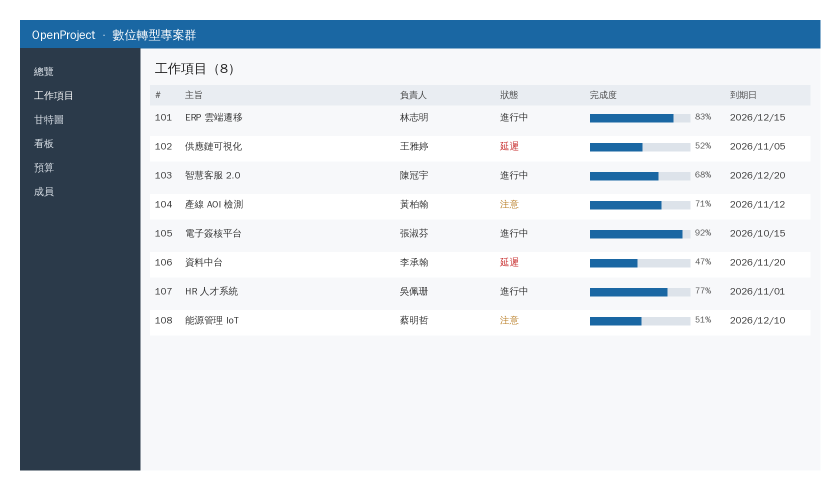
#> input picture design_system/examples/assets/openproject_工作項目_sample.png, 1680 x 980 px (shown at 1/2 size); its folder holds only this picture in this run
$ python -i sketch.py   (imports and definitions only)
#> lines starting #> are read from the running program, lines starting #| are printed output that depends on the picture
### report_engine/paths.py
from __future__ import annotations

import os
from pathlib import Path

ROOT = Path(__file__).resolve().parent.parent
ENGINE_DIR = Path(__file__).resolve().parent


def design_dir() -> Path:
    env = os.environ.get("REPORT_DESIGN_DIR")
    return Path(env).expanduser().resolve() if env else ROOT / "design_system"


def output_dir() -> Path:
    env = os.environ.get("REPORT_OUTPUT_DIR")
    return Path(env).expanduser() if env else Path.cwd() / "output"


def resolve_path(p, base=None) -> Path:
    """Resolve a user-supplied path: absolute, else relative to base, cwd, then the repo root."""
    path = Path(str(p).strip().strip('"')).expanduser()
    if path.is_absolute():
        return path
    candidates = []
    if base:
        candidates.append(Path(base) / path)
    candidates.append(Path.cwd() / path)
    candidates.append(ROOT / path)
    for c in candidates:
        if c.exists():
            return c.resolve()
    return candidates[0].resolve()

### report_engine/sketch.py
"""Hand-drawn sketches: printable/drawable 12×8 grid canvas, and loading multi-page PDF / image sketches."""
from __future__ import annotations

import base64
import io
import os
import re
from pathlib import Path
from typing import List, Optional

from PIL import Image, ImageDraw, ImageFont

from .paths import resolve_path

CANVAS_W, CANVAS_H = 1600, 1000
GRID = (80, 80, 1440, 810)  # x, y, w, h — 16:9 like the slide
IMG_EXT = {".png", ".jpg", ".jpeg", ".webp", ".bmp", ".gif", ".tif", ".tiff"}
FONT_CANDIDATES = [
    "C:/Windows/Fonts/msjh.ttc", "C:/Windows/Fonts/msjhl.ttc", "C:/Windows/Fonts/mingliu.ttc",
    "C:/Windows/Fonts/msyh.ttc", "/System/Library/Fonts/PingFang.ttc",
    "/usr/share/fonts/opentype/noto/NotoSansCJK-Regular.ttc", "/usr/share/fonts/noto-cjk/NotoSansCJK-Regular.ttc",
    "/usr/share/fonts/truetype/wqy/wqy-zenhei.ttc", "/usr/share/fonts/truetype/wqy/wqy-microhei.ttc",
]
GRAY = (140, 146, 156)


# [81 lines left out: functions _font, _layout_page, _requirements_page, make_canvas, not called in this run]


def parse_pages(spec: Optional[str], total: int) -> List[int]:
    """'1-8,10' -> zero-based indices; None -> all."""
    if not spec:
        return list(range(total))
    out = []
    for part in str(spec).replace(u"，", ",").split(","):
        part = part.strip()
        if not part:
            continue
        if "-" in part:
            a, b = part.split("-", 1)
            lo, hi = int(a or 1), int(b or total)
            out.extend(range(lo - 1, min(hi, total)))
        else:
            out.append(int(part) - 1)
    return [i for i in dict.fromkeys(out) if 0 <= i < total]


def _natural(p: Path):
    return [int(t) if t.isdigit() else t.lower() for t in re.split(r"(\d+)", p.name)]


def _flatten(im: Image.Image) -> Image.Image:
    if im.mode in ("RGBA", "LA") or (im.mode == "P" and "transparency" in im.info):
        im = im.convert("RGBA")
        bg = Image.new("RGB", im.size, "white")
        bg.paste(im, mask=im.split()[-1])  # tablet apps often export transparent backgrounds
        return bg
    return im.convert("RGB")


def _encode(im: Image.Image, max_edge: int) -> str:
    im = _flatten(im)
    im.thumbnail((max_edge, max_edge))
    buf = io.BytesIO()
    im.save(buf, format="JPEG", quality=82)
    return base64.b64encode(buf.getvalue()).decode("ascii")


def load_sketch_pages(path, pages: Optional[str] = None, max_edge: int = 1280) -> List[dict]:
    """Return [{'page': n, 'label': str, 'data': base64-jpeg}] for a PDF, an image, or a folder of images."""
    p = resolve_path(path)
    if not p.exists():
        raise FileNotFoundError("找不到草稿：%s" % path)
    out = []
    if p.suffix.lower() == ".pdf":
        import pypdfium2 as pdfium

        pdf = pdfium.PdfDocument(str(p))
        try:
            for i in parse_pages(pages, len(pdf)):
                page = pdf[i]
                w, h = page.get_size()
                img = page.render(scale=max_edge / float(max(w, h))).to_pil()
                page.close()
                out.append({"page": i + 1, "label": "%s p%d" % (p.name, i + 1), "data": _encode(img, max_edge)})
        finally:
            pdf.close()
        return out
    files = sorted((x for x in p.iterdir() if x.suffix.lower() in IMG_EXT), key=_natural) if p.is_dir() else [p]
    for i in parse_pages(pages, len(files)):
        with Image.open(str(files[i])) as im:
#> im is the input picture: PIL image 1680x980 RGB; mean R, G, B 207.4, 214.9, 221.9
            out.append({"page": i + 1, "label": files[i].name, "data": _encode(im, max_edge)})
#> in _encode, `im.thumbnail((max_edge, max_edge))`:
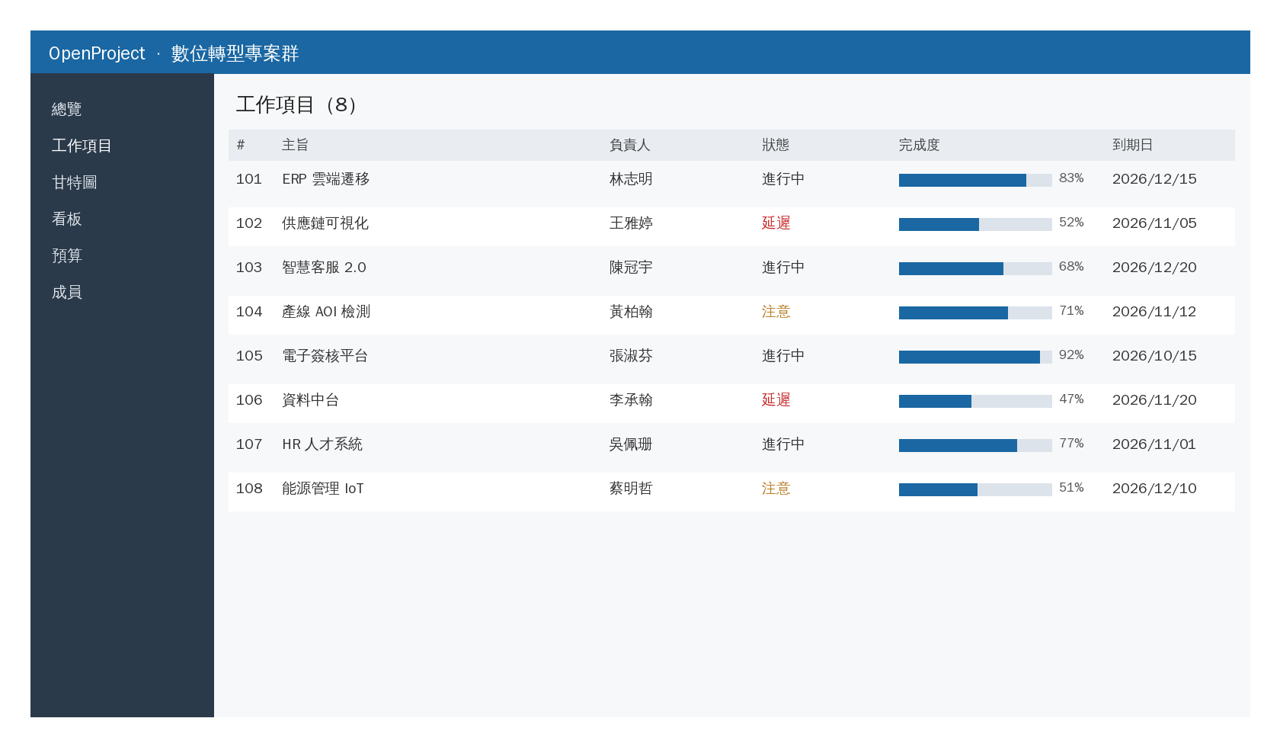
#> im: PIL image 1280x747 RGB; mean R, G, B 207.3, 214.8, 221.9
    return out

>>> result = load_sketch_pages('../design_system/examples/assets/openproject_工作項目_sample.png')
#> result = 1 item
